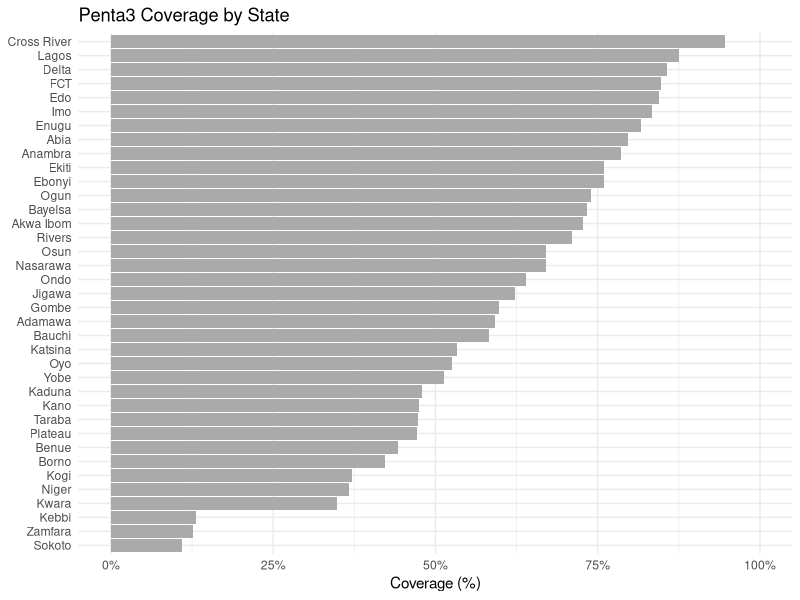
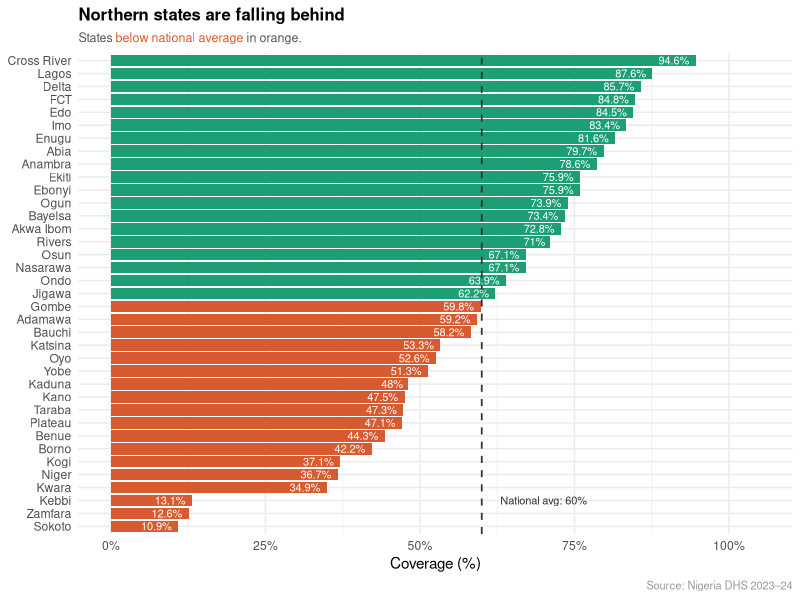
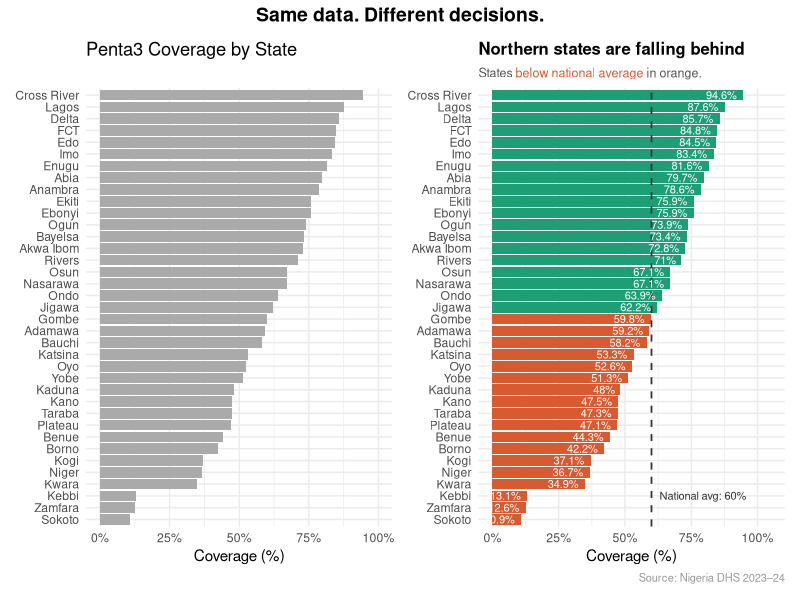

Recreate these plots in R, in order.
## ---- chunk 1
library(ggplot2)   # for building charts
library(ggtext)    # for formatted text in chart titles
library(patchwork) # for combining multiple charts
library(scales)    # for formatting axis labels as percentages
library(dplyr)     # for organising and transforming data
## ---- chunk 2
coverage <- data.frame(
  state = c(
    "Abia", "Adamawa", "Akwa Ibom", "Anambra", "Bauchi",
    "Bayelsa", "Benue", "Borno", "Cross River", "Delta",
    "Ebonyi", "Edo", "Ekiti", "Enugu", "FCT",
    "Gombe", "Imo", "Jigawa", "Kaduna", "Kano",
    "Katsina", "Kebbi", "Kogi", "Kwara", "Lagos",
    "Nasarawa", "Niger", "Ogun", "Ondo", "Osun",
    "Oyo", "Plateau", "Rivers", "Sokoto", "Taraba",
    "Yobe", "Zamfara"
  ),
  penta3_coverage = c(
    79.7, 59.2, 72.8, 78.6, 58.2,
    73.4, 44.3, 42.2, 94.6, 85.7,
    75.9, 84.5, 75.9, 81.6, 84.8,
    59.8, 83.4, 62.2, 48.0, 47.5,
    53.3, 13.1, 37.1, 34.9, 87.6,
    67.1, 36.7, 73.9, 63.9, 67.1,
    52.6, 47.1, 71.0, 10.9, 47.3,
    51.3, 12.6
  )
)
## ---- chunk 3
# View the first few rows
head(coverage)

# Quick summary of coverage values
summary(coverage$penta3_coverage)
## ---- chunk 4
#| fig-height: 8
chart_before <- ggplot(
  data = coverage,
  aes(
    x = reorder(state, penta3_coverage),
    y = penta3_coverage
  )
) +
  geom_col(fill = "#AAAAAA") +
  coord_flip() +
  scale_y_continuous(
    labels = label_percent(scale = 1),
    limits = c(0, 100)
  ) +
  labs(
    title = "Penta3 Coverage by State",
    x     = NULL,
    y     = "Coverage (%)"
  ) +
  theme_minimal(base_size = 11)

chart_before
## ---- chunk 5
# Calculate the national average
national_avg <- mean(coverage$penta3_coverage)
national_avg

# States below the national average
coverage %>%
  filter(penta3_coverage < national_avg) %>%
  arrange(penta3_coverage)
## ---- chunk 6
#| fig-height: 8
# Flag each state as above or below the national average
coverage <- coverage %>%
  mutate(below_avg = penta3_coverage < national_avg)

chart_after <- ggplot(
  data = coverage,
  aes(
    x    = reorder(state, penta3_coverage),
    y    = penta3_coverage,
    fill = below_avg
  )
) +
  geom_col() +
  geom_hline(
    yintercept = national_avg,
    linetype   = "dashed",
    colour     = "#333333",
    linewidth  = 0.6
  ) +
  geom_text(
    aes(label = paste0(penta3_coverage, "%")),
    hjust    = 1.2,
    size     = 2.8,
    colour   = "white"
  ) +
  coord_flip() +
  scale_fill_manual(
    values = c("TRUE" = "#D85A30", "FALSE" = "#1D9E75"),
    guide  = "none"
  ) +
  scale_y_continuous(
    labels = label_percent(scale = 1),
    limits = c(0, 105)
  ) +
  annotate(
    geom   = "text",
    x      = 3,
    y      = national_avg + 3,
    label  = paste0("National avg: ", round(national_avg, 1), "%"),
    hjust  = 0,
    size   = 2.8,
    colour = "#333333"
  ) +
  labs(
    title    = "**Northern states are falling behind**",
    subtitle = "States <span style='color:#D85A30'>below national average</span> in orange.",
    x        = NULL,
    y        = "Coverage (%)",
    caption  = "Source: Nigeria DHS 2023–24"
  ) +
  theme_minimal(base_size = 11) +
  theme(
    plot.title    = element_markdown(size = 12, lineheight = 1.3),
    plot.subtitle = element_markdown(size = 9, colour = "#555555"),
    plot.caption  = element_text(size = 8, colour = "#999999")
  )

chart_after
## ---- chunk 7
#| fig-height: 9
#| fig-width: 12
chart_before + chart_after +
  plot_annotation(
    title = "Same data. Different decisions.",
    theme = theme(
      plot.title = element_text(size = 14, face = "bold", hjust = 0.5)
    )
  ) +
  plot_layout(widths = c(1, 1))
